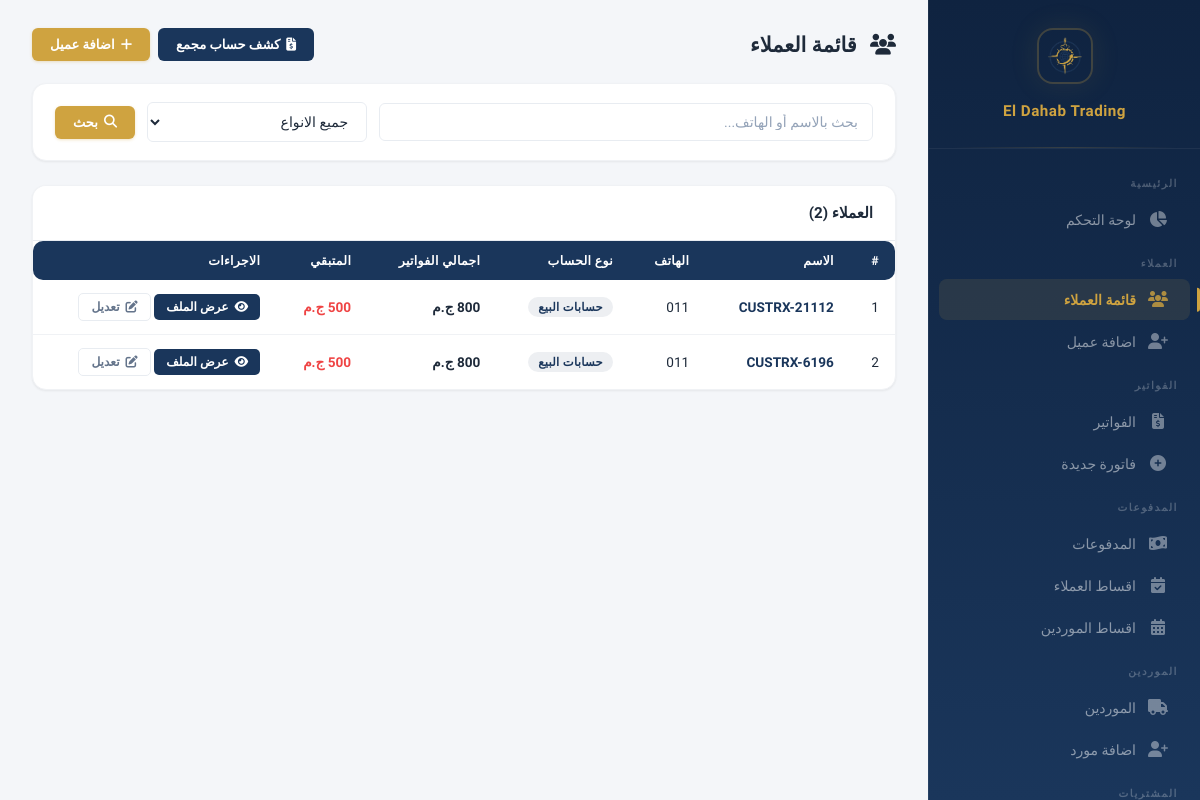
Page /customers (signed in) on the earlier database version.
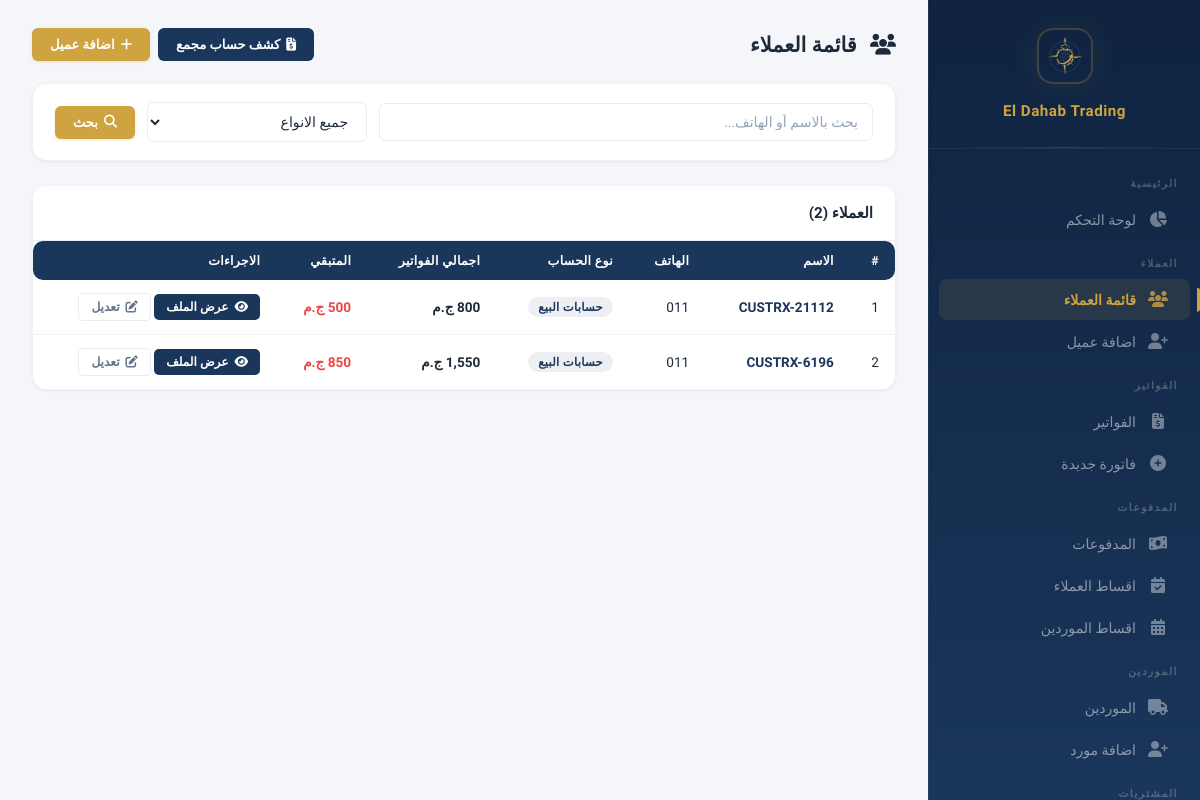
Same page on the later database version.
### models.py (models this page shows)
class Invoice(db.Model):
    __tablename__ = 'invoices'
    id = db.Column(db.Integer, primary_key=True)
    invoice_number = db.Column(db.String(50), unique=True, nullable=False)
    customer_id = db.Column(db.Integer, db.ForeignKey('customers.id'), nullable=False)
    shipping_company = db.Column(db.String(200))
    total = db.Column(db.Float, default=0)
    discount = db.Column(db.Float, default=0)
    payment_type = db.Column(db.String(20), default='cash')
    paid_amount = db.Column(db.Float, default=0)
    remaining = db.Column(db.Float, default=0)
    date = db.Column(db.DateTime, default=datetime.utcnow)
    is_returned = db.Column(db.Boolean, default=False)
    show_balance = db.Column(db.Boolean, default=False)
    payment_method = db.Column(db.String(20), default='cash')
    receipt_image = db.Column(db.String(200))
    created_by = db.Column(db.Integer, db.ForeignKey('users.id'))
    creator = db.relationship('User', foreign_keys=[created_by])
    modified_by = db.Column(db.Integer, db.ForeignKey('users.id'))
    modifier = db.relationship('User', foreign_keys=[modified_by])
    previous_due = db.Column(db.Float, default=0)
    balance_after = db.Column(db.Float, default=0)
    notes = db.Column(db.Text)
    items = db.relationship('InvoiceItem', backref='invoice', lazy=True, cascade='all, delete-orphan')
    returns = db.relationship('Return', backref='invoice', lazy=True)
    payments = db.relationship('Payment', backref='invoice', lazy=True)

class Payment(db.Model):
    __tablename__ = 'payments'
    id = db.Column(db.Integer, primary_key=True)
    customer_id = db.Column(db.Integer, db.ForeignKey('customers.id'), nullable=False)
    amount = db.Column(db.Float, nullable=False)
    date = db.Column(db.DateTime, default=datetime.utcnow)
    invoice_id = db.Column(db.Integer, db.ForeignKey('invoices.id'), nullable=True)
    notes = db.Column(db.Text)
    next_payment_date = db.Column(db.Date, nullable=True)
    next_payment_amount = db.Column(db.Float, nullable=True)
    payment_method = db.Column(db.String(20), default='cash')
    receipt_image = db.Column(db.String(200))
    created_by = db.Column(db.Integer, db.ForeignKey('users.id'))
    creator = db.relationship('User', foreign_keys=[created_by])

### app.py (the view)
@app.route('/customers')
@login_required
def customers_list():
    account_type = request.args.get('account_type', '')
    search = request.args.get('search', '')
    query = Customer.query
    if account_type:
        query = query.filter_by(account_type=account_type)
    else:
        query = query.filter(Customer.account_type != 'supplier')
    if search:
        query = query.filter(Customer.name.contains(search) | Customer.phone.contains(search))
    customers = query.order_by(Customer.name).all()
    return render_template('customers_list.html', customers=customers,
        ACCOUNT_TYPES=ACCOUNT_TYPES, selected_type=account_type, search=search)

### app.py (called while the page is built)
@app.context_processor
def inject_payment_methods():
    return {'PAYMENT_METHODS': PAYMENT_METHODS}

@app.before_request
def check_session_expiry():
    if 'user_id' in session and session.get('expires_at'):
        if datetime.utcnow().timestamp() > session['expires_at']:
            session.clear()
            flash('انتهت الجلسة، يرجى تسجيل الدخول مرة اخرى', 'warning')
            return redirect(url_for('login'))

@app.context_processor
def inject_user():
    if not hasattr(g, 'current_user'):
        g.current_user = db.session.get(User, session['user_id']) if 'user_id' in session else None
    return dict(current_user=g.current_user)

### models.py (called while the page is built)
    def has_permission(self, page):
        if self.is_admin:
            return True
        return any(p.page == page for p in self.permissions)

    def total_invoiced(self):
        return sum((inv.total or 0) - (inv.discount or 0) for inv in self.invoices if not inv.is_returned)

    def total_returns(self):
        return sum(r.total_amount for r in self.returns)

    def balance(self):
        return self.total_invoiced() - self.total_paid() - self.total_returns()

### templates/customers_list.html (shortened to what this page needs)
{% extends "base.html" %}
{% block content %}
<div class="page-header">
    <h1 style="font-size:1.3rem;font-weight:700;color:var(--text);margin-bottom:0;">
        <i class="fas fa-users" style="margin-left:8px;"></i> قائمة العملاء
    </h1>
    <div style="display:flex;gap:8px;">
        <a href="{{ url_for('customers_statement_all') }}" class="btn btn-navy"><i class="fas fa-file-invoice-dollar"></i> كشف حساب مجمع</a>
        <a href="{{ url_for('customer_add') }}" class="btn btn-gold"><i class="fas fa-plus"></i> اضافة عميل</a>
    </div>
</div>
<div class="data-card" style="margin-bottom:24px;">
    <div class="data-card-body">
        <form method="GET" action="{{ url_for('customers_list') }}" style="display:flex;gap:12px;align-items:center;flex-wrap:wrap;">
            <input type="text" name="search" value="{{ search }}" placeholder="بحث بالاسم أو الهاتف..." class="form-control" style="flex:1;min-width:200px;">
            <select name="account_type" class="form-control" style="max-width:220px;">
                <option value="">جميع الانواع</option>
            </select>
            <button type="submit" class="btn btn-gold"><i class="fas fa-search"></i> بحث</button>
        </form>
    </div>
</div>
<div class="data-card">
    <div class="data-card-header">
        <h3>العملاء ({{ customers|length }})</h3>
    </div>
    <div class="data-card-body" style="padding:0;">
        <table>
            <thead>
                <tr>
                    <th>#</th>
                    <th>الاسم</th>
                    <th>الهاتف</th>
                    <th>نوع الحساب</th>
                    <th>اجمالي الفواتير</th>
                    <th>المتبقي</th>
                    <th>الاجراءات</th>
                </tr>
            </thead>
            <tbody>
                {% for c in customers %}
                <tr>
                    <td>{{ loop.index }}</td>
                    <td>
                        <a href="{{ url_for('customer_profile', customer_id=c.id) }}" style="color:var(--navy);text-decoration:none;font-weight:700;">
                            {{ c.name }}
                        </a>
                    </td>
                    <td>{{ c.phone or '—' }}</td>
                    <td>
                        <span class="badge badge-navy">{{ ACCOUNT_TYPES.get(c.account_type, c.account_type) }}</span>
                    </td>
                    <td style="font-weight:700;">{{ "{:,.0f}".format(c.total_invoiced() or 0) }} ج.م</td>
                    <td>
                        <span class="{% if c.balance() > 0 %}text-danger{% else %}text-success{% endif %}" style="font-weight:700;">
                            {{ "{:,.0f}".format(c.balance() or 0) }} ج.م
                        </span>
                    </td>
                    <td>
                        <a href="{{ url_for('customer_profile', customer_id=c.id) }}" class="btn btn-sm btn-navy"><i class="fas fa-eye"></i> عرض الملف</a>
                        <a href="{{ url_for('customer_edit', customer_id=c.id) }}" class="btn btn-sm btn-outline"><i class="fas fa-edit"></i> تعديل</a>
                    </td>
                </tr>
                {% endfor %}
            </tbody>
        </table>
    </div>
</div>
{% endblock %}

Differences in the rows shown:
changed through a linked row, Invoice (number 2 of 2 on the later page): is_returned+total+discount "800" → "1,550"; is_returned+total+discount "500" → "850"
